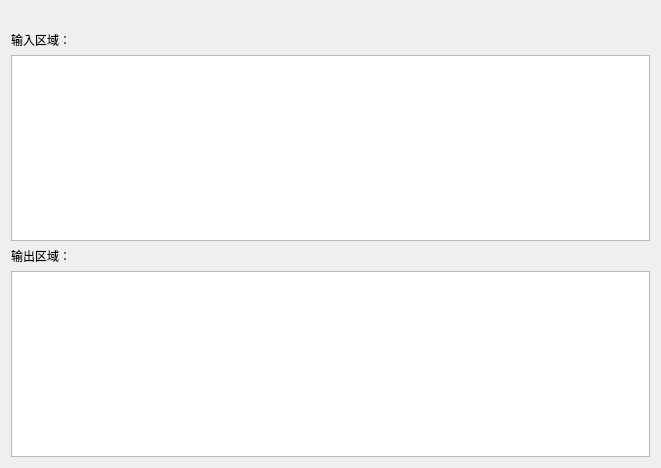
<?xml version="1.0" encoding="UTF-8"?>
<ui version="4.0">
 <class>MainWindow</class>
 <widget class="QMainWindow" name="MainWindow">
  <property name="geometry">
   <rect>
    <x>0</x>
    <y>0</y>
    <width>661</width>
    <height>468</height>
   </rect>
  </property>
  <property name="minimumSize">
   <size>
    <width>661</width>
    <height>468</height>
   </size>
  </property>
  <property name="maximumSize">
   <size>
    <width>661</width>
    <height>468</height>
   </size>
  </property>
  <property name="windowTitle">
   <string>MainWindow</string>
  </property>
  <widget class="QWidget" name="centralWidget">
   <layout class="QGridLayout" name="gridLayout">
    <item row="2" column="0">
     <widget class="QTextEdit" name="textEdit">
      <property name="minimumSize">
       <size>
        <width>0</width>
        <height>0</height>
       </size>
      </property>
      <property name="maximumSize">
       <size>
        <width>16777215</width>
        <height>16777215</height>
       </size>
      </property>
     </widget>
    </item>
    <item row="1" column="0">
     <widget class="QLabel" name="label">
      <property name="text">
       <string>输入区域：</string>
      </property>
     </widget>
    </item>
    <item row="3" column="0">
     <widget class="QLabel" name="label_2">
      <property name="text">
       <string>输出区域：</string>
      </property>
     </widget>
    </item>
    <item row="4" column="0">
     <widget class="QTextBrowser" name="textBrowser">
      <property name="sizePolicy">
       <sizepolicy hsizetype="Expanding" vsizetype="Expanding">
        <horstretch>66</horstretch>
        <verstretch>0</verstretch>
       </sizepolicy>
      </property>
      <property name="minimumSize">
       <size>
        <width>0</width>
        <height>0</height>
       </size>
      </property>
      <property name="maximumSize">
       <size>
        <width>16777215</width>
        <height>16777215</height>
       </size>
      </property>
     </widget>
    </item>
    <item row="0" column="0">
     <spacer name="verticalSpacer">
      <property name="orientation">
       <enum>Qt::Vertical</enum>
      </property>
      <property name="sizeType">
       <enum>QSizePolicy::Fixed</enum>
      </property>
      <property name="sizeHint" stdset="0">
       <size>
        <width>20</width>
        <height>20</height>
       </size>
      </property>
     </spacer>
    </item>
   </layout>
  </widget>
  <widget class="QMenuBar" name="menuBar">
   <property name="geometry">
    <rect>
     <x>0</x>
     <y>0</y>
     <width>661</width>
     <height>23</height>
    </rect>
   </property>
  </widget>
 </widget>
 <layoutdefault spacing="6" margin="11"/>
 <resources/>
 <connections/>
</ui>
